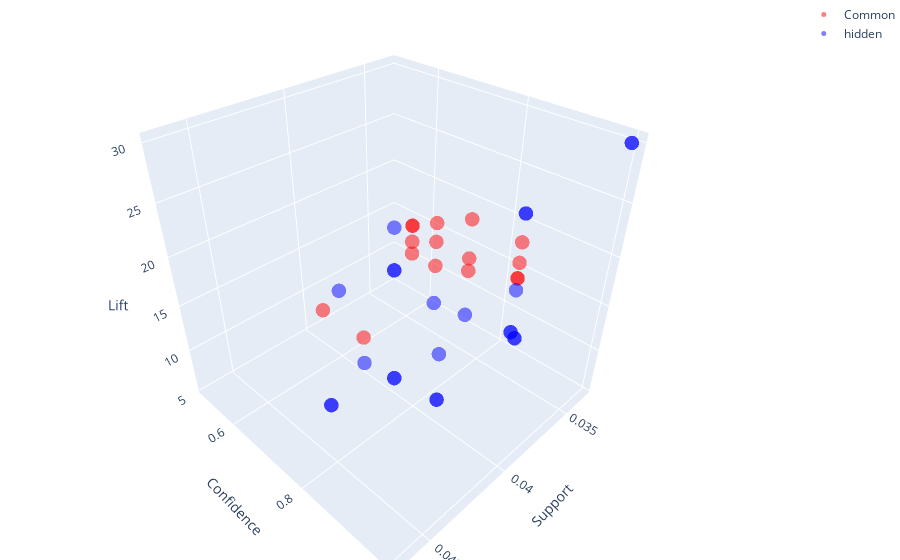

Source (notebook cell):
### Code cell
import plotly.graph_objects as go

# Initialize the 3D scatter plot
fig = go.Figure()

# Add the common entries scatter plot
fig.add_trace(go.Scatter3d(
    x=common_entries['support_x'],
    y=common_entries['confidence_x'],
    z=common_entries['lift_x'],
    mode='markers',
    marker=dict(size=5, color='red', opacity=0.5),
    name='Common'
))

# Add the unique to sorted_rules_df scatter plot
fig.add_trace(go.Scatter3d(
    x=unique_sorted_rules_df['support'],
    y=unique_sorted_rules_df['confidence'],
    z=unique_sorted_rules_df['lift'],
    mode='markers',
    marker=dict(size=5, color='blue', opacity=0.5),
    name='hidden'
))

# Add the unique to sorted_rules_df_2 scatter plot
fig.add_trace(go.Scatter3d(
    x=unique_sorted_rules_df_2['support'],
    y=unique_sorted_rules_df_2['confidence'],
    z=unique_sorted_rules_df_2['lift'],
    mode='markers',
    marker=dict(size=5, color='green', opacity=0.5),
    name='df_2'
))

# Set the layout for the plot
fig.update_layout(
    title='3D Scatter Plot of Association Rules',
    scene=dict(
        xaxis_title='Support',
        yaxis_title='Confidence',
        zaxis_title='Lift'
    ),
    margin=dict(l=0, r=0, b=0, t=0)
)

# Show the plot
fig.show()

### Figure 1 — Plotly figure (JSON) as saved in the notebook; plotly's stock layout.template omitted (floating-point values rounded to 4 significant figures)
{"data": [{"marker": {"color": "red", "opacity": 0.5, "size": 5}, "mode": "markers", "name": "Common", "type": "scatter3d", "x": [0.03333, 0.03333, 0.03333, 0.03333, 0.03333, 0.03333, 0.03333, 0.04, 0.03333, 0.03333, 0.03333, 0.03333, 0.03333, 0.03333, 0.03333, 0.04], "y": [0.8333, 0.8333, 0.8333, 0.8333, 0.7143, 0.7143, 0.7143, 0.6667, 0.625, 0.625, 0.625, 0.5556, 0.5556, 0.5556, 0.5556, 0.5455], "z": [17.86, 15.62, 13.89, 13.89, 17.86, 13.39, 11.9, 9.091, 15.62, 13.39, 10.42, 13.89, 13.89, 11.9, 10.42, 9.091]}, {"marker": {"color": "blue", "opacity": 0.5, "size": 5}, "mode": "markers", "name": "hidden", "type": "scatter3d", "x": [0.03333, 0.03333, 0.04, 0.04, 0.04667, 0.04667, 0.04, 0.04, 0.04, 0.03333, 0.03333, 0.03333, 0.03333, 0.03333, 0.04, 0.04, 0.04, 0.04, 0.03333, 0.04, 0.03333, 0.04, 0.03333], "y": [1, 1, 1, 1, 0.875, 0.875, 0.8571, 0.8571, 0.8571, 0.8333, 0.8333, 0.8333, 0.8333, 0.8333, 0.75, 0.75, 0.75, 0.75, 0.7143, 0.6667, 0.625, 0.6, 0.5], "z": [30, 30, 18.75, 18.75, 16.41, 16.41, 12.86, 7.563, 7.563, 20.83, 20.83, 12.5, 7.353, 7.353, 18.75, 18.75, 6.618, 6.618, 6.303, 5.882, 5.515, 12.86, 12.5]}, {"marker": {"color": "green", "opacity": 0.5, "size": 5}, "mode": "markers", "name": "df_2", "type": "scatter3d", "x": [], "y": [], "z": []}], "layout": {"margin": {"b": 0, "l": 0, "r": 0, "t": 0}, "scene": {"xaxis": {"title": {"text": "Support"}}, "yaxis": {"title": {"text": "Confidence"}}, "zaxis": {"title": {"text": "Lift"}}}, "title": {"text": "3D Scatter Plot of Association Rules"}}}
